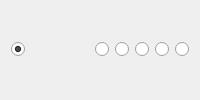
        <widget class="QWidget" name="formatTab">
         <attribute name="icon">
          <iconset resource="../resources2.qrc">
           <normaloff>:/resources/icons/memory_card.svg</normaloff>:/resources/icons/memory_card.svg</iconset>
         </attribute>
         <attribute name="title">
          <string>Format Conversion</string>
         </attribute>
         <layout class="QHBoxLayout" name="horizontalLayout_27">
          <item>
           <layout class="QVBoxLayout" name="verticalLayout_21">
            <item alignment="Qt::AlignHCenter">
             <widget class="QRadioButton" name="radioButton_1">
              <property name="styleSheet">
               <string notr="true">QRadioButton::indicator:checked{
	image: url(:/resources/icons/file_no_checked.svg);
}
QRadioButton::indicator:unchecked{
	image: url(:/resources/icons/file_no_unchecked.svg);
}</string>
              </property>
              <property name="text">
               <string/>
              </property>
              <property name="iconSize">
               <size>
                <width>64</width>
                <height>64</height>
               </size>
              </property>
              <property name="checked">
               <bool>true</bool>
              </property>
             </widget>
            </item>
           </layout>
          </item>
          <item>
           <spacer name="horizontalSpacer_3">
            <property name="orientation">
             <enum>Qt::Horizontal</enum>
            </property>
            <property name="sizeHint" stdset="0">
             <size>
              <width>40</width>
              <height>20</height>
             </size>
            </property>
           </spacer>
          </item>
          <item>
           <layout class="QVBoxLayout" name="verticalLayout_24">
            <item alignment="Qt::AlignHCenter">
             <widget class="QRadioButton" name="radioButton_2">
              <property name="styleSheet">
               <string notr="true">QRadioButton::indicator:checked{
	image: url(:/resources/icons/file_bmp_checked.svg);
}
QRadioButton::indicator:unchecked{
	image: url(:/resources/icons/file_bmp_unchecked.svg);
}</string>
              </property>
              <property name="text">
               <string/>
              </property>
             </widget>
            </item>
           </layout>
          </item>
          <item>
           <layout class="QVBoxLayout" name="verticalLayout_25">
            <item alignment="Qt::AlignHCenter">
             <widget class="QRadioButton" name="radioButton_3">
              <property name="styleSheet">
               <string notr="true">QRadioButton::indicator:checked{
	image: url(:/resources/icons/file_jpg_checked.svg);
}
QRadioButton::indicator:unchecked{
	image: url(:/resources/icons/file_jpg_unchecked.svg);
}</string>
              </property>
              <property name="text">
               <string/>
              </property>
             </widget>
            </item>
           </layout>
          </item>
          <item>
           <layout class="QVBoxLayout" name="verticalLayout_26">
            <item alignment="Qt::AlignHCenter">
             <widget class="QRadioButton" name="radioButton_4">
              <property name="styleSheet">
               <string notr="true">QRadioButton::indicator:checked{
	image: url(:/resources/icons/file_png_checked.svg);
}
QRadioButton::indicator:unchecked{
	image: url(:/resources/icons/file_png_unchecked.svg);
}</string>
              </property>
              <property name="text">
               <string/>
              </property>
             </widget>
            </item>
           </layout>
          </item>
          <item>
           <layout class="QVBoxLayout" name="verticalLayout_27">
            <item alignment="Qt::AlignHCenter">
             <widget class="QRadioButton" name="radioButton_5">
              <property name="styleSheet">
               <string notr="true">QRadioButton::indicator:checked{
	image: url(:/resources/icons/file_tiff_checked.svg);
}
QRadioButton::indicator:unchecked{
	image: url(:/resources/icons/file_tiff_unchecked.svg);
}</string>
              </property>
              <property name="text">
               <string/>
              </property>
             </widget>
            </item>
           </layout>
          </item>
          <item>
           <layout class="QVBoxLayout" name="verticalLayout_28">
            <item alignment="Qt::AlignHCenter">
             <widget class="QRadioButton" name="radioButton_6">
              <property name="styleSheet">
               <string notr="true">QRadioButton::indicator:checked{
	image: url(:/resources/icons/file_webp_checked.svg);
}
QRadioButton::indicator:unchecked{
	image: url(:/resources/icons/file_webp_unchecked.svg);
}</string>
              </property>
              <property name="text">
               <string/>
              </property>
             </widget>
            </item>
           </layout>
          </item>
         </layout>
        </widget>
